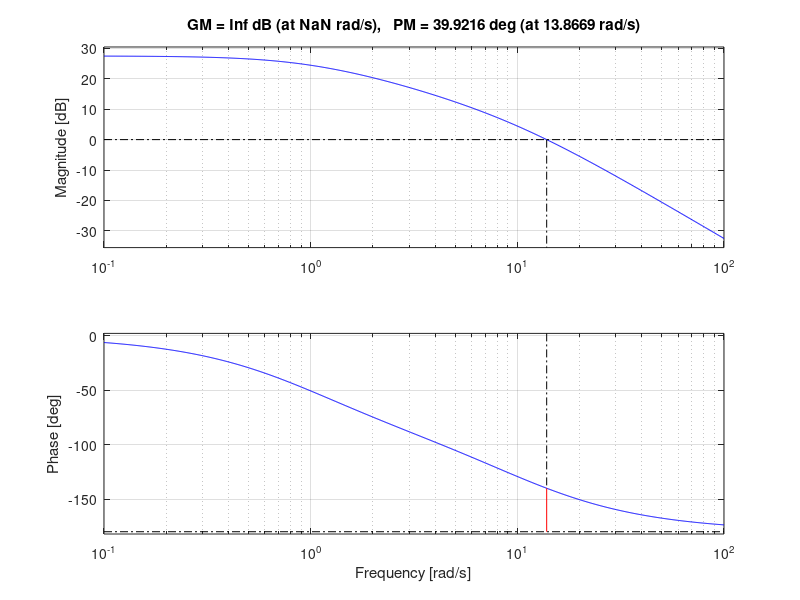
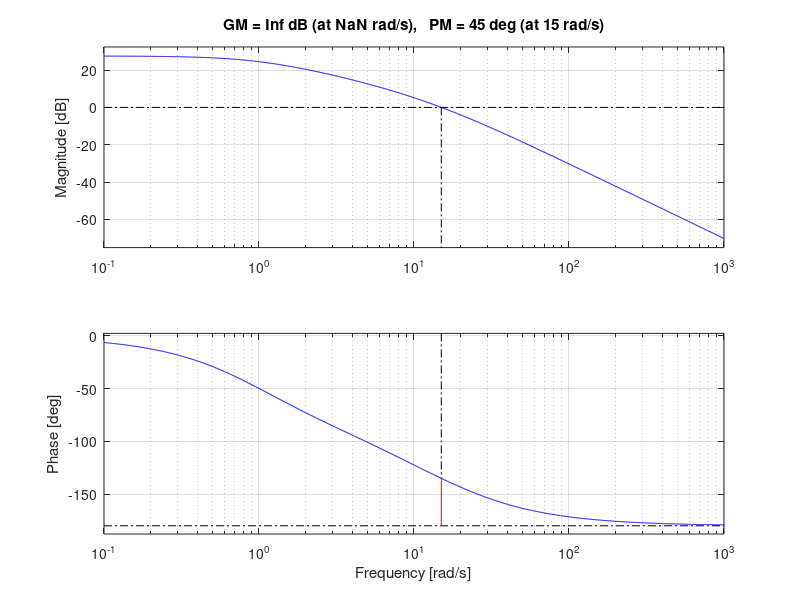
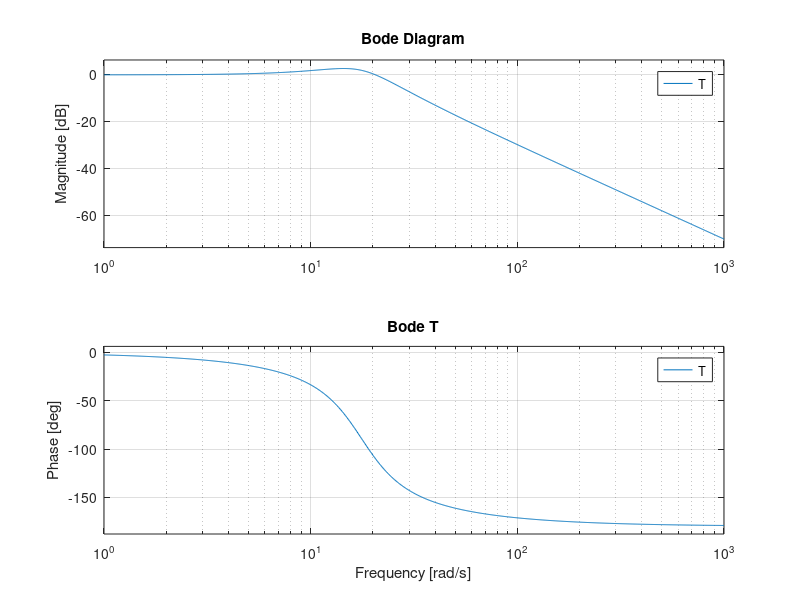
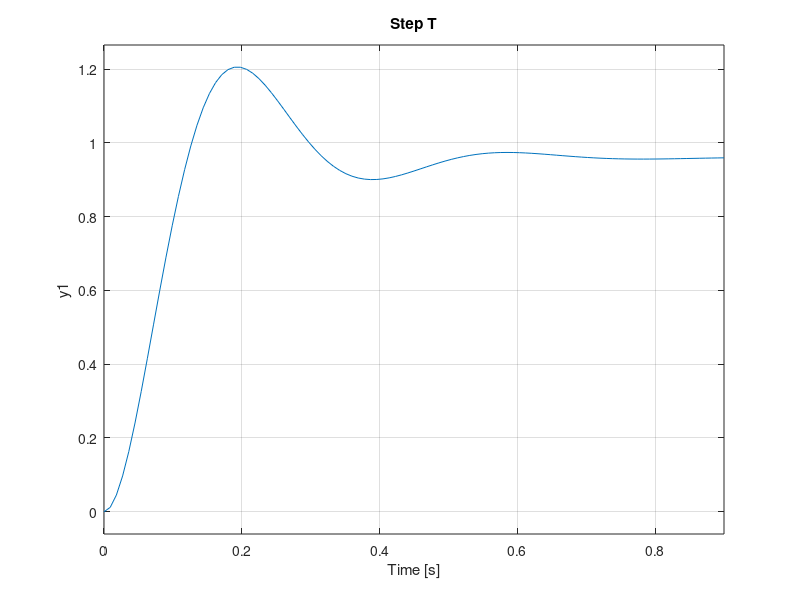

These figures' MATLAB source, in order:
clear
clc
wgr=15; 
PMD=45;
G= zpk([],[-1 -10], [2])
%sistema de fase minima
% 1 Adelanto

[Gg, Ga] = bode(G,wgr)
%fase de C1 para cumplir PMD
C1_a = PMD-180-Ga %esta en grados y 'sin(X)' recibe argumento X en radianes
C1_arad=C1_a*pi/180;
alpha = (1+sin(C1_arad))/(1-sin(C1_arad));
T1= (wgr*sqrt(alpha))^-1;

C1 = tf ([alpha*T1 1],[T1 1])

[C1g, C1a] = bode(C1,wgr);

k = 1/(C1g*Gg);

C = k*C1;

L = C*G;

figure(1)
margin(k*G) 
%title('Bode L1=k*G(S)')
grid on
%hold all
figure(2)
margin(L)
%title('Bode L=k*C1(S)*G(S)')
grid on

T=feedback(L,1)

figure(3)
bode(T)
title('Bode T')
grid on

figure(4)
step(T)
title('Step T')
grid on


e=1/(1+C*G)
figure(5)
step(e)
title('error')
grid on
